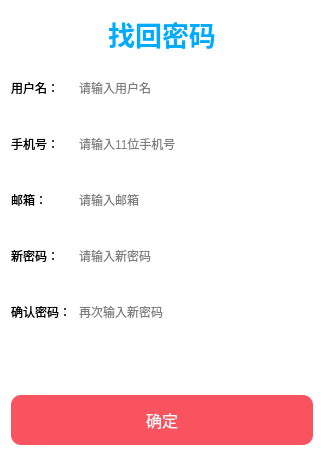
<?xml version="1.0" encoding="UTF-8"?>
<ui version="4.0">
 <class>forgetPassWordDlg</class>
 <widget class="QDialog" name="forgetPassWordDlg">
  <property name="geometry">
   <rect>
    <x>0</x>
    <y>0</y>
    <width>324</width>
    <height>456</height>
   </rect>
  </property>
  <property name="windowTitle">
   <string>Dialog</string>
  </property>
  <property name="styleSheet">
   <string notr="true">QDialog{
        background-color: rgba(255, 255, 255, 180);
}
QLineEdit {
    border: none; /* 设置未选中时的边框为无 */
    border-radius: 10px; /* 设置圆角为 10px */
}

QLineEdit:focus {
    border: 2px solid red; /* 设置选中时的边框为红色 */
    border-radius: 10px; /* 设置圆角为 10px，保持和未选中状态一致 */
    outline: none; /* 去除默认的选中样式 */
}
QLabel#label_2{
        color: rgb(0, 170, 255);
}
QPushButton#ok_btn{
        color: rgb(245, 245, 245);
        border: none;
        background-color: rgb(249,83,96);
        border-radius: 10px;
}
QPushButton#ok_btn:hover{
        color: rgb(245, 245, 245);
        border: none;
        background-color: rgb(231,75,91);
        border-radius: 10px;
}
QLabel#tipLabel{
        color: rgb(255, 0, 0);
}</string>
  </property>
  <layout class="QVBoxLayout" name="verticalLayout_3">
   <item>
    <widget class="QLabel" name="label_2">
     <property name="font">
      <font>
       <pointsize>20</pointsize>
       <bold>true</bold>
      </font>
     </property>
     <property name="text">
      <string>找回密码</string>
     </property>
     <property name="alignment">
      <set>Qt::AlignCenter</set>
     </property>
    </widget>
   </item>
   <item>
    <layout class="QHBoxLayout" name="horizontalLayout">
     <item>
      <layout class="QVBoxLayout" name="verticalLayout">
       <item>
        <widget class="QLabel" name="label">
         <property name="minimumSize">
          <size>
           <width>0</width>
           <height>50</height>
          </size>
         </property>
         <property name="text">
          <string>用户名：</string>
         </property>
        </widget>
       </item>
       <item>
        <widget class="QLabel" name="label_3">
         <property name="minimumSize">
          <size>
           <width>0</width>
           <height>50</height>
          </size>
         </property>
         <property name="text">
          <string>手机号：</string>
         </property>
        </widget>
       </item>
       <item>
        <widget class="QLabel" name="label_4">
         <property name="minimumSize">
          <size>
           <width>0</width>
           <height>50</height>
          </size>
         </property>
         <property name="text">
          <string>邮箱：</string>
         </property>
        </widget>
       </item>
       <item>
        <widget class="QLabel" name="newPassWordLabel">
         <property name="minimumSize">
          <size>
           <width>0</width>
           <height>50</height>
          </size>
         </property>
         <property name="text">
          <string>新密码：</string>
         </property>
        </widget>
       </item>
       <item>
        <widget class="QLabel" name="newPassWordLabel_1">
         <property name="minimumSize">
          <size>
           <width>0</width>
           <height>50</height>
          </size>
         </property>
         <property name="text">
          <string>确认密码：</string>
         </property>
        </widget>
       </item>
      </layout>
     </item>
     <item>
      <layout class="QVBoxLayout" name="verticalLayout_2">
       <item>
        <widget class="QLineEdit" name="userNameLineEdit">
         <property name="minimumSize">
          <size>
           <width>0</width>
           <height>50</height>
          </size>
         </property>
         <property name="placeholderText">
          <string>请输入用户名</string>
         </property>
        </widget>
       </item>
       <item>
        <widget class="QLineEdit" name="phoneLineEdit">
         <property name="minimumSize">
          <size>
           <width>0</width>
           <height>50</height>
          </size>
         </property>
         <property name="placeholderText">
          <string>请输入11位手机号</string>
         </property>
        </widget>
       </item>
       <item>
        <widget class="QLineEdit" name="emailLineEdit">
         <property name="minimumSize">
          <size>
           <width>0</width>
           <height>50</height>
          </size>
         </property>
         <property name="placeholderText">
          <string>请输入邮箱</string>
         </property>
        </widget>
       </item>
       <item>
        <widget class="QLineEdit" name="passWordLineEdit">
         <property name="minimumSize">
          <size>
           <width>0</width>
           <height>50</height>
          </size>
         </property>
         <property name="echoMode">
          <enum>QLineEdit::Password</enum>
         </property>
         <property name="placeholderText">
          <string>请输入新密码</string>
         </property>
        </widget>
       </item>
       <item>
        <widget class="QLineEdit" name="passWordLineEdit_1">
         <property name="minimumSize">
          <size>
           <width>0</width>
           <height>50</height>
          </size>
         </property>
         <property name="echoMode">
          <enum>QLineEdit::Password</enum>
         </property>
         <property name="placeholderText">
          <string>再次输入新密码</string>
         </property>
        </widget>
       </item>
      </layout>
     </item>
    </layout>
   </item>
   <item>
    <widget class="QLabel" name="tipLabel">
     <property name="minimumSize">
      <size>
       <width>0</width>
       <height>20</height>
      </size>
     </property>
     <property name="text">
      <string/>
     </property>
    </widget>
   </item>
   <item>
    <widget class="QPushButton" name="ok_btn">
     <property name="minimumSize">
      <size>
       <width>0</width>
       <height>50</height>
      </size>
     </property>
     <property name="font">
      <font>
       <pointsize>12</pointsize>
      </font>
     </property>
     <property name="text">
      <string>确定</string>
     </property>
    </widget>
   </item>
  </layout>
 </widget>
 <resources/>
 <connections/>
</ui>
